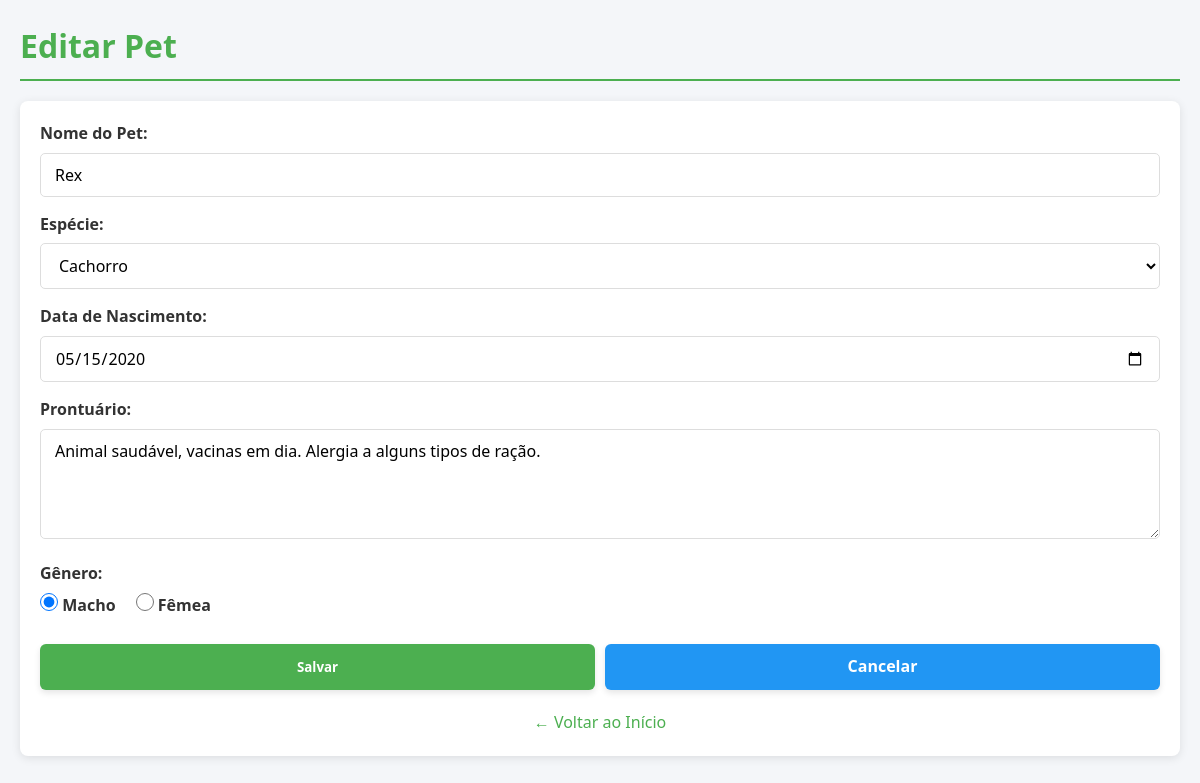
/editar_pet.php?id=1 (signed in), run on the app's committed database.
### tables this page shows
CREATE TABLE `pets` (
  `id_pet` int NOT NULL,
  `nome` varchar(100) NOT NULL,
  `nascimento` date DEFAULT NULL,
  `id_especie` int NOT NULL,
  `prontuario` text,
  `genero` enum('Macho','Fêmea') NOT NULL
);

### editar_pet.php (the view, shortened to what this page needs)
<?php
include 'conexao.php';
?>
<!DOCTYPE html>
<html lang="pt-BR">
<head>
    <link rel="stylesheet" href="styles.css">
</head>
<body>
    <div class="container">
        <h1 class="page-title">Editar Pet</h1>
        <?php
        $id_pet = $_GET['id'];
        $sql = "SELECT p.*, e.nome as especie_nome
                FROM pets p
                JOIN especies e ON p.id_especie = e.id_especie
                WHERE p.id_pet = $id_pet";
        $result = mysqli_query($con, $sql);
        if ($result && mysqli_num_rows($result) == 1) {
            $pet = mysqli_fetch_assoc($result);
            $nome = $pet['nome'];
            $id_especie = $pet['id_especie'];
            $nascimento = $pet['nascimento'];
            $prontuario = $pet['prontuario'];
            $genero = $pet['genero'];
        } else {
            echo '<div class="alert alert-danger">Pet não encontrado.</div>';
            echo '<div class="text-center" style="margin-top: 20px;"><a href="listar_pets.php" class="btn btn-primary">Voltar</a></div>';
            exit();
        }
        $sql_especies = "SELECT * FROM especies ORDER BY nome";
        $result_especies = mysqli_query($con, $sql_especies);
        ?>
        <div class="card">
            <div class="card-body">
                <form method="POST" action="">
                    <div class="form-group">
                        <label for="nome">Nome do Pet:</label>
                        <input type="text" id="nome" name="nome" value="<?php echo htmlspecialchars($nome); ?>" required class="form-control">
                    </div>
                    <div class="form-group">
                        <label for="id_especie">Espécie:</label>
                        <select id="id_especie" name="id_especie" required class="form-control">
                            <?php
                            if ($result_especies && mysqli_num_rows($result_especies) > 0) {
                                while ($especie = mysqli_fetch_assoc($result_especies)) {
                                    $selected = ($especie['id_especie'] == $id_especie) ? 'selected' : '';
                                    echo "<option value='{$especie['id_especie']}' $selected>{$especie['nome']}</option>";
                                }
                            }
                            ?>
                        </select>
                    </div>
                    <div class="form-group">
                        <label for="nascimento">Data de Nascimento:</label>
                        <input type="date" id="nascimento" name="nascimento" value="<?php echo $nascimento; ?>" class="form-control">
                    </div>
                    <div class="form-group">
                        <label for="prontuario">Prontuário:</label>
                        <textarea id="prontuario" name="prontuario" class="form-control" rows="4"><?php echo htmlspecialchars($prontuario); ?></textarea>
                    </div>
                    <div class="form-group">
                        <label>Gênero:</label>
                        <div class="radio-group">
                            <label class="radio-option">
                                <input type="radio" id="genero_m" name="genero" value="Macho" <?php echo ($genero == 'Macho') ? 'checked' : ''; ?> required>
                                Macho
                            </label>
                            <label class="radio-option">
                                <input type="radio" id="genero_f" name="genero" value="Fêmea" <?php echo ($genero == 'Fêmea') ? 'checked' : ''; ?> required>
                                Fêmea
                            </label>
                        </div>
                    </div>
                    <div class="form-buttons">
                        <button type="submit" class="btn btn-primary">Salvar</button>
                        <a href="listar_pets.php" class="btn btn-secondary">Cancelar</a>
                    </div>
                </form>
                <div class="text-center" style="margin-top: 20px;">
                    <a href="principal.php" class="link">← Voltar ao Início</a>
                </div>
            </div>
        </div>
    </div>
</body>
</html>

### styles.css (style rules this page uses)
:root { --primary: #4CAF50; --primary-dark: #388E3C; --secondary: #2196F3; --secondary-dark: #0B79D0; --danger: #F44336; --danger-dark: #C62828; --light: #F4F6F9; --dark: #212121; --white: #FFFFFF; --text-dark: #333333; --shadow: rgba(0, 0, 0, 0.1); }
* { margin: 0; padding: 0; box-sizing: border-box; font-family: 'Segoe UI', Tahoma, Geneva, Verdana, sans-serif; }
body { background-color: var(--light); color: var(--text-dark); line-height: 1.6; }
.container { max-width: 1200px; margin: auto; padding: 20px; }
h1, h2, h3 { color: var(--primary); margin-bottom: 20px; padding-bottom: 8px; border-bottom: 2px solid var(--primary); font-weight: 600; }
.btn { display: inline-block; padding: 10px 20px; border-radius: 6px; text-decoration: none; font-weight: 600; border: none; cursor: pointer; text-align: center; transition: all 0.3s ease; box-shadow: 0 3px 6px var(--shadow); width: auto; min-width: 120px; }
.btn-primary { background: var(--primary); color: var(--white); }
.btn-secondary { background: var(--secondary); color: var(--white); }
.form-group { margin-bottom: 15px; }
.form-group label { display: block; margin-bottom: 6px; font-weight: 600; color: var(--text-dark); }
.form-control { width: 100%; padding: 10px 14px; border: 1px solid #ddd; border-radius: 5px; font-size: 16px; transition: all 0.3s; background: var(--white); }
.card { background: var(--white); border-radius: 8px; box-shadow: 0 2px 10px var(--shadow); margin-bottom: 30px; overflow: hidden; }
.card-body { padding: 20px; }
.text-center { text-align: center; }
.link { color: var(--primary); text-decoration: none; }
.form-buttons { display: flex; gap: 10px; margin-top: 20px; }
.form-buttons .btn { width: auto; min-width: 120px; flex: none; }
.radio-group { display: flex; gap: 20px; margin-top: 5px; }
.radio-option { display: flex; align-items: center; gap: 8px; cursor: pointer; }
.radio-option input[type="radio"] { margin: 0; width: 18px; height: 18px; }

### editar_pet.php (style rules this page uses)
.form-buttons { display: flex; gap: 10px; margin-top: 20px; }
.form-buttons .btn { flex: 1; min-width: 120px; text-align: center; }

### data on the page
pets: nome "Rex", nascimento "05/15/2020", prontuario "Animal saudável, vacinas em dia. Alergia a alguns tipos de ração.", genero "☑ Macho", genero "☐ Fêmea"

### other printed values
form field id_especie "Cachorro"
